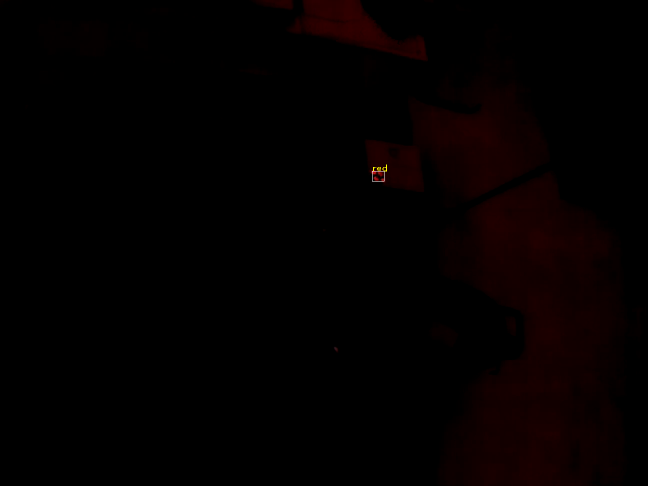
#> input picture frame_0060.png, 1296 x 972 px (shown at 1/2 size)
$ python -i detect.py   (imports and definitions only)   (older library calls are emulated)
#> lines starting #> are read from the running program, lines starting #| are printed output that depends on the picture; after the words box and inside, x2 and y2 are one past the last pixel; in counts of white or black regions, pixels touching at a corner belong together
#> further down, picture is the input picture: shape (972, 1296, 3); mean B, G, R 0, 0, 3.8
# -*- coding: utf-8 -*-
"""
Created on Sat Mar 10 09:52:19 2018

@author: cclee
"""

import cv2
import numpy as np
from numpy import linalg as LA
from datetime import datetime
import scipy.stats
# from scipy import stats

import sys, getopt
#from matplotlib import pyplot as plt
import paho.mqtt.client as mqtt
import paho.mqtt.publish as publish

bright_th = 30 #50
blob_low = 60
blob_up = 400
cc_area_low = 10
cc_area_up = 50
nonzero_frame = blob_low # 50 for cc, 150 for blob
cc_dist = 30

fps = 0
BLOB_DIST = 20
blob_id = 0
lstBlob = []
frame_num = 0
num_grid = 8
xgap = 0
ygap = 0
mqtt_topic = 'cclee/led'
client = None
qos = 0
loop_timeout = 2
sampling_rate = 4

kernel13 = cv2.getStructuringElement(cv2.MORPH_RECT, (13,13))
kernel3 = cv2.getStructuringElement(cv2.MORPH_RECT, (3,3))
old_blob_frame = None
led_on = False

# cen_lst = []
blob_lst = []
# color_lst = []
# bounding_lst = []
# The callback for when the client receives a CONNACK response from the server.
# [6 lines left out: function on_connect, not called in this run]

def on_disconnect(client, userdata,rc=0):
    print("DisConnected result code "+str(rc))
    client.loop_stop()

# The callback for when a PUBLISH message is received from the server.
def on_message(client, userdata, msg):
    print('\ton_message:', msg.topic+" "+str(msg.payload))

def on_publish(client, userdata, mid):
    print('\ton_publish:', mid)


def find_mode(data, bw):
    kde_r = scipy.stats.gaussian_kde(data, bw_method=bw)
    maxP = 0
    mode = 0
    for i in range(256):
        p = kde_r.evaluate(i)
        # print(i, p)
        if p >= maxP:
            maxP = p
            mode = i

    return mode

def detect_blob_color(frame, blob_lst, mask_led):

    img_b, img_g, img_r = cv2.split(frame)
    # color_lst = []
    # bounding_lst = []

    for i, bbdict in enumerate(blob_lst):
        box = bbdict['box']
        x = box[0]
        y = box[1]
        w = box[2]
        h = box[3]
        mask_zero = np.zeros(mask_led.shape, dtype="uint8")
        cv2.rectangle(mask_zero,(x,y),(x+w,y+h),(255,255,255),-1)

        mask = mask_led & mask_zero
        pts_red = img_r[mask==255]
        print('len(pts_red)',len(pts_red))
        mode_r = find_mode(pts_red, 3)

        pts_green = img_g[mask==255]
        mode_g = find_mode(pts_green, 3)

        pts_blue = img_b[mask==255]
        mode_b = find_mode(pts_blue, 3)
        print(mode_r, mode_g, mode_b)

        if mode_r > mode_g and mode_r > mode_b:
            bbdict['color'] = 'red'
            # color_lst.append('red')
        elif mode_b > mode_g and mode_b > mode_r:
            bbdict['color'] = 'blue'
            # color_lst.append('blue')
        else: #if mode_g > mode_b and mode_g > mode_r:
            bbdict['color'] = 'green'
            # color_lst.append('green')

    # return color_lst, bounding_lst

# [30 lines left out: functions check_overlap, track_blobs, not called in this run]


def find_blobs(frame):
    global led_on
    # global cen_lst
    global blob_lst
    # global color_lst
    # global bounding_lst
    global old_blob_frame


    img_gray = cv2.cvtColor(frame, cv2.COLOR_BGR2GRAY)
    th, img_bin = cv2.threshold(img_gray, bright_th, 255, cv2.THRESH_BINARY)
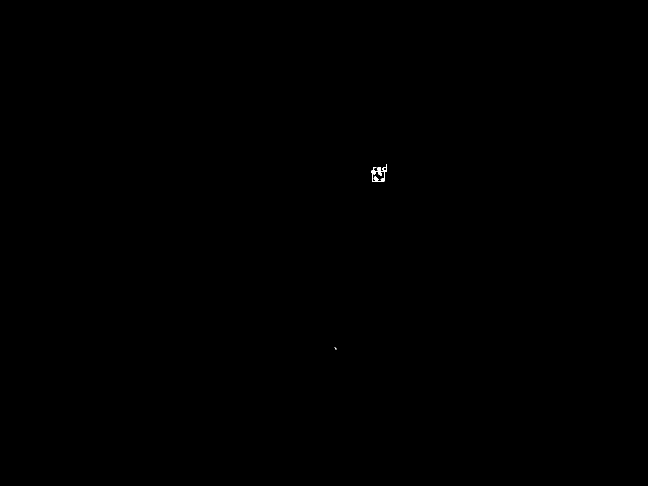
#> img_bin: shape (972, 1296) (shown at 1/2 size); 0.03% white; 3 white regions (1 under 20 px), largest, box (x1, y1, x2, y2) and area: (742, 329, 774, 364) 323, (747, 353, 757, 361) 51
#> th = 30
    img_bin_op = cv2.morphologyEx(img_bin, cv2.MORPH_OPEN, kernel3)
#> img_bin_op: shape (972, 1296); 0.02% white; 4 white regions, box (x1, y1, x2, y2) and area: (743, 341, 752, 349) 62, (748, 353, 756, 361) 48, (756, 341, 764, 350) 46, (762, 357, 769, 363) 39
    img_bin_now = cv2.morphologyEx(img_bin_op, cv2.MORPH_CLOSE, kernel13)
#> img_bin_now: shape (972, 1296); 0.03% white; 1 white region
    count = np.count_nonzero(img_bin_now)
#> count = 362

    if count > blob_low:
        if led_on and old_blob_frame is not None:
            overlap = track_blobs(img_bin_now)
            # overlap = check_overlap(img_bin_now)
            if overlap:
                old_blob_frame = img_bin_now.copy()
                print('led_on overlap ---------------')
                return


        # cen_lst = []
        blob_lst = []
        # color_lst = []
        # bounding_lst = []
        cv2.imshow("img_bin_now", img_bin_now)
        _, contours, hierarchy = cv2.findContours(img_bin_now, cv2.RETR_EXTERNAL, cv2.CHAIN_APPROX_NONE)
#> contours = 1 contour; box (x1, y1, x2, y2) and area: (743, 341, 769, 363) 320
        for con in contours:
            area = cv2.contourArea(con)
            print('area ', area)
            if blob_low < area < blob_up:
                bbdict = {'con':None, 'cen':None, 'color':None,'box':None}
                x,y,w,h = cv2.boundingRect(con)
                bbdict['con'] = con
                bbdict['box'] = (x,y,w,h)
                blob_lst.append(bbdict)
#> this loop made 1 pass
#> (area, x, y, w, h) on pass 1: (320, 743, 341, 26, 22)
#| area  320.0
#> after the loop, blob_lst = 1 item

        for blob in blob_lst:
            con = blob['con']
            conarr = con.reshape(con.shape[0], 2)
            center = np.mean(conarr, axis = 0, dtype=np.float32)
            # cen_lst.append((center[0], center[1]))
            blob['cen']= (center[0], center[1])
#> this loop made 1 pass
#> center on pass 1: [755.8, 351.5]


        blobs = len(blob_lst)
#> blobs = 1
        if blobs > 0:
            # color_lst, bounding_lst = detect_blob_color(frame, blob_lst, img_bin_op)
            detect_blob_color(frame, blob_lst, img_bin_op)
#> in detect_blob_color, `img_b, img_g, img_r = cv2.split(frame)`:
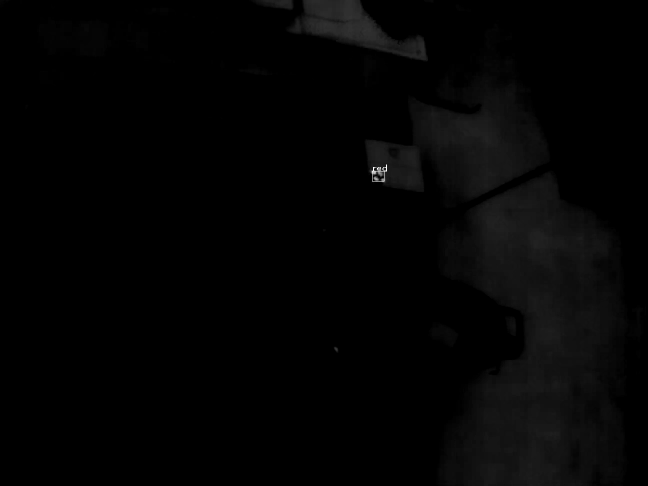
#> img_r: shape (972, 1296) (shown at 1/2 size); min 0, max 255, mean 3.8
#> the loop in detect_blob_color, `for i, bbdict in enumerate(blob_lst):` made 1 pass
#> (x, y, w, h, mode_r, mode_g) on pass 1: (743, 341, 26, 22, 154, 47)
#| len(pts_red) 195
#| 154 47 41
#> after the loop in detect_blob_color, `for i, bbdict in enumerate(blob_lst):`: mask_zero: shape (972, 1296); 0.05% white; 1 white region, box (x1, y1, x2, y2) and area: (743, 341, 770, 364) 621
            old_blob_frame = img_bin_now.copy()
            led_on = True
        else:
            led_on = False
            old_blob_frame = None

    else:
        led_on = False
        # cen_lst = []
        blob_lst = []
        # color_lst = []
        # bounding_lst = []
        old_blob_frame = None

    # return blob_lst, cen_lst, color_lst, bounding_lst

# [164 lines left out: functions remove_blobs, identify_blobs, process_video, main, not called in this run]

# [23 lines of commented-out code are left out]

# [2 lines not run here, left out]

>>> import cv2
>>> picture = cv2.imread('frame_0060.png')
>>> result = find_blobs(picture)

$ run again, on frame_0228.png
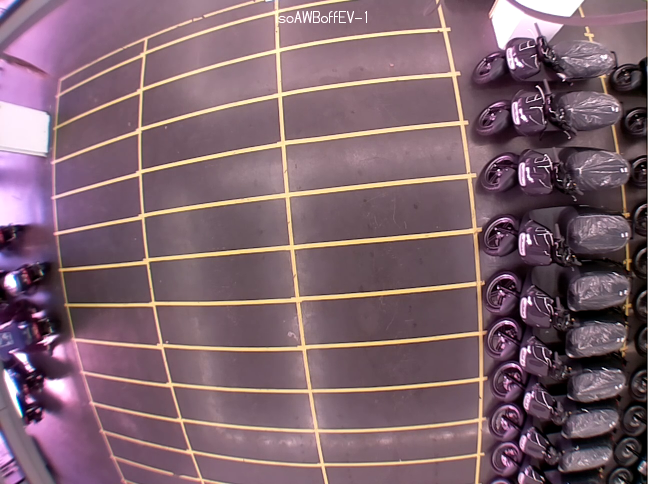
#> input picture frame_0228.png, 1296 x 968 px (shown at 1/2 size)
#> picture is the input picture: shape (968, 1296, 3); mean B, G, R 109.9, 99.7, 126.6
#> in find_blobs, `th, img_bin = cv2.threshold(img_gray, bright_th, 255, cv2.THRESH_BINARY)`:
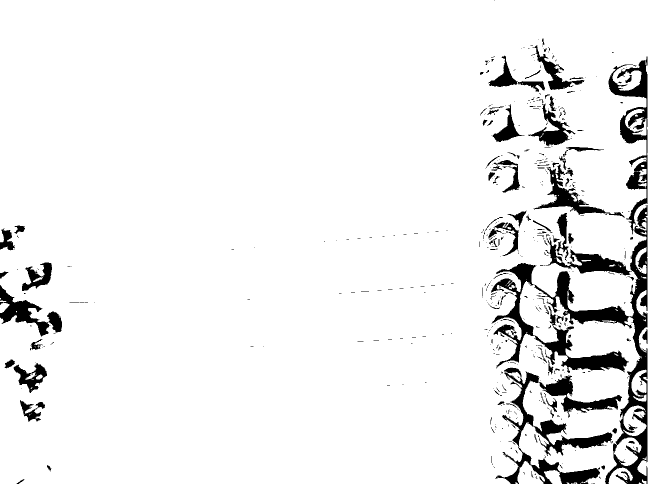
#> img_bin: shape (968, 1296) (shown at 1/2 size); 93.4% white; 536 black regions (433 under 20 px), largest, box (x1, y1, x2, y2) and area: (990, 743, 1244, 968) 13804, (1210, 410, 1295, 968) 12098, (982, 526, 1258, 746) 10410
#> th = 30
#> img_bin_op: shape (968, 1296); 93.1% white; 398 black regions (314 under 20 px), largest, box (x1, y1, x2, y2) and area: (982, 113, 1296, 968) 42162, (990, 735, 1244, 968) 14654, (0, 570, 124, 673) 4211
#> in find_blobs, `img_bin_now = cv2.morphologyEx(img_bin_op, cv2.MORPH_CLOSE, kernel13)`:
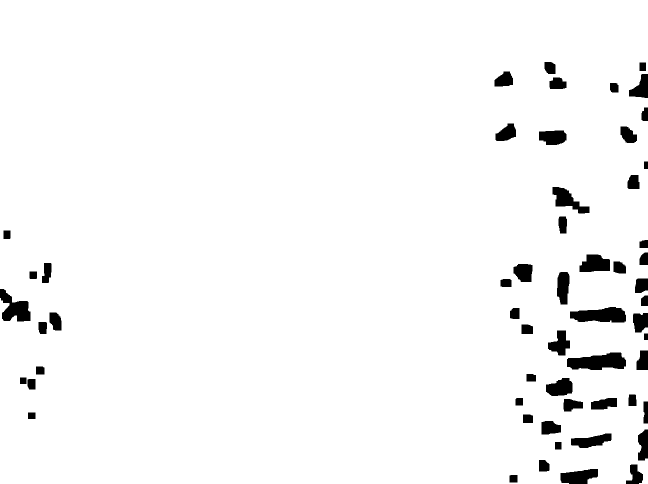
#> img_bin_now: shape (968, 1296) (shown at 1/2 size); 96.6% white; 57 black regions
#> count = 1211646
#> contours = 1 contour; box (x1, y1, x2, y2) and area: (0, 0, 1296, 968) 1240742
#> the loop in find_blobs, `for con in contours:` made 1 pass
#> area on pass 1: 1240742.5
#> (printed output is left out)
#> after the loop in find_blobs, `for con in contours:`: blob_lst = []
#> blobs = 0
